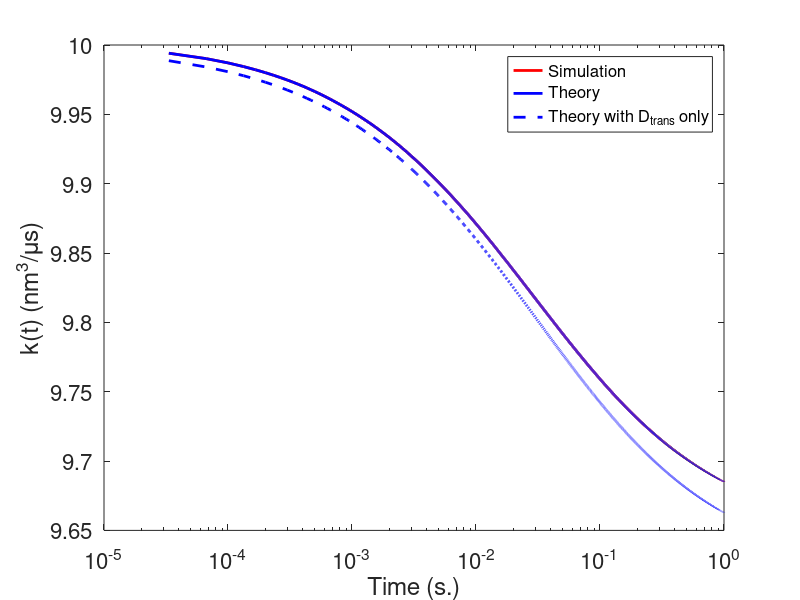

Write MATLAB code to recreate this figure.
matX0 = dlmread('rate_at_x0_1_dt1.68885e-08.dat');
matXdx = dlmread('rate_at_x0_1.02513_dt1.68885e-08.dat');

matBDsim = (matX0+matXdx)/2;

ktonlyDtnoDr = dlmread('rate_for_Dtrans_only_dt1.68885e-08.dat');
ktreal = dlmread('rate_vs_time_calc_dt1.68885e-08.dat');

semilogx(matBDsim(:,1),matBDsim(:,2),'r','LineWidth',2)
hold on
semilogx(ktreal(:,1),ktreal(:,2),'b','LineWidth',2)
semilogx(ktonlyDtnoDr(:,1),ktonlyDtnoDr(:,2),'b--','LineWidth',2)


xlabel('Time (s.)','FontSize',16);
ylabel('k(t) (nm^3/{\mu}s)','FontSize',16);
set(gca,'FontSize',16);
h=legend('Simulation','Theory','Theory with D_{trans} only','Location','NorthEast');
set(h,'FontSize',12);
set(gcf,'Color','w')
saveas(gcf, 'kttest.fig', 'fig')
